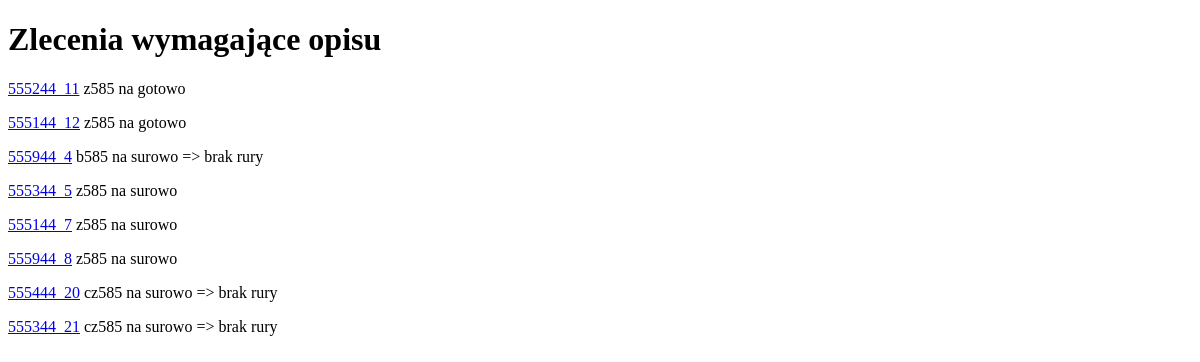
Before: /manage-orders-to-describe (signed in) with the older database file.
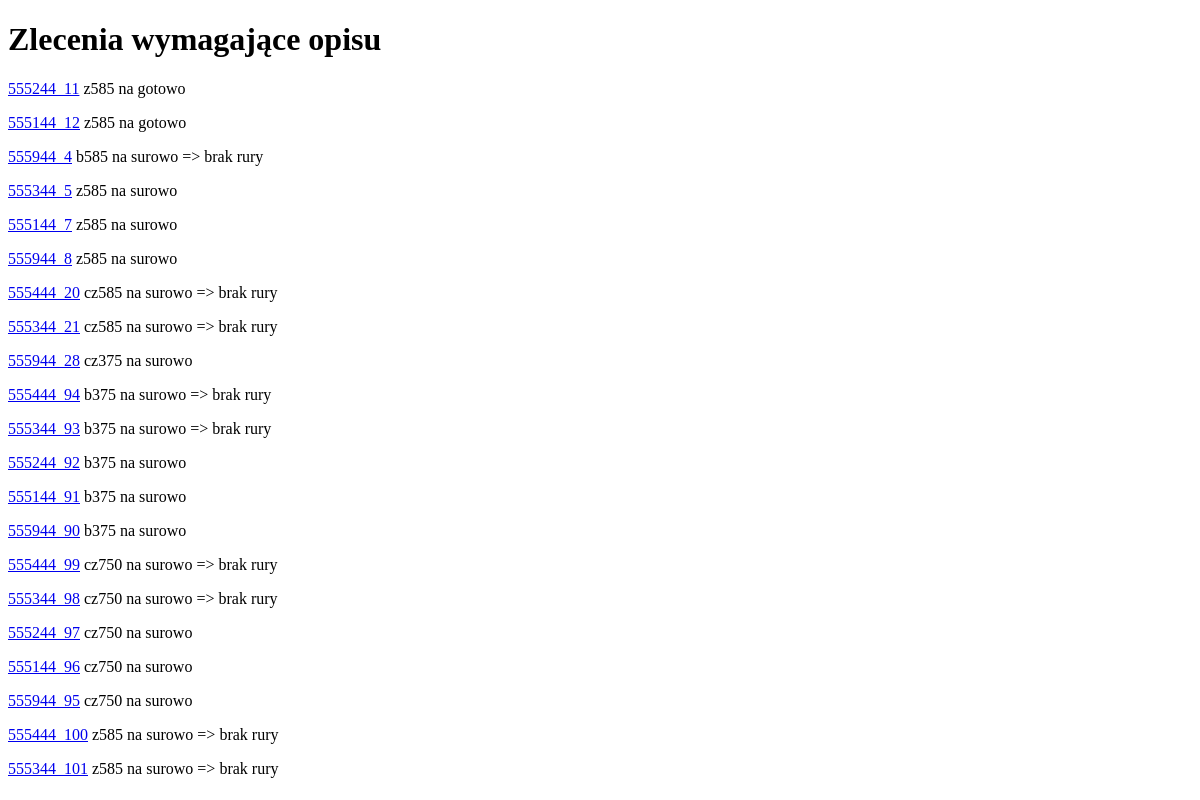
After: the same page with the newer database file.
### app.py (models this page shows, shortened)
class GoFutureTable(db.Model):
    id = db.Column(db.Integer, primary_key=True)
    place = db.Column(db.String(200), nullable=False, default='f')
    date = db.Column(db.String(200), nullable=False)
    type = db.Column(db.String(200), nullable=False)
    gold_color_type = db.Column(db.String(200), nullable=False)
    order_id = db.Column(db.String(200), nullable=False)
    pipe = db.Column(db.String(200), nullable=True)
    program = db.Column(db.String(200), nullable=True)
    r50 = db.Column(db.Float, nullable=False)
    r51 = db.Column(db.Float, nullable=False)
    r52 = db.Column(db.Float, nullable=False)
    r60 = db.Column(db.Float, nullable=False)
    r40 = db.Column(db.Float, nullable=False)
    r61 = db.Column(db.Float, nullable=False)
    r41 = db.Column(db.Float, nullable=False)
    r20 = db.Column(db.Float, nullable=False)
    p1 = db.Column(db.Float, nullable=False)
    p2 = db.Column(db.Float, nullable=False)
    p3 = db.Column(db.Float, nullable=False)
    p5 = db.Column(db.Float, nullable=False)
    code = db.Column(db.String(10000), nullable=False)
    date_created = db.Column(db.DateTime, default=datetime.utcnow)

### app.py (the view)
        def wrapper(*args, **kwargs):
            if role in session.get('role', 'brak'):
                print("username:", session.get("username", "logged out"))
                print("role:", session.get("role", "brak"))
                return original_function(*args, **kwargs)
            else:
                return redirect(url_for('login'))

### app.py (called while the page is built)
def access_required(role):
    def decorator_function(original_function):
        def wrapper(*args, **kwargs):
            if role in session.get('role', 'brak'):
                print("username:", session.get("username", "logged out"))
                print("role:", session.get("role", "brak"))
                return original_function(*args, **kwargs)
            else:
                return redirect(url_for('login'))
        wrapper.__name__ = original_function.__name__
        return wrapper
    return decorator_function

@app.route('/manage-orders-to-describe', methods=['POST', 'GET'])
@access_required("kierownik")
def manage_rings_to_describe():
    orders_to_describe = GoFutureTable.query.filter_by(place='k').order_by(GoFutureTable.type).all()
    return render_template('manage_rings_to_describe.html', orders_to_describe=orders_to_describe)

### templates/manage_rings_to_describe.html (shortened to what this page needs)
<!DOCTYPE html>
<html lang="en">
<head>
</head>
<body>
<h1> Zlecenia wymagające opisu </h1>
{% for order in orders_to_describe %}
    {% set program = order.program %}
    {% set pipe = order.pipe %}
    {% if program == "" %}
    <p><a href="http://10.0.0.2/move/zlecenie/{{ order.order_id }}/orders" target="_blank">{{ order.order_id }}</a> {{ order.gold_color_type }} {{ order.type }} => brak programu</p>
    {% elif pipe == "" %}
    <p><a href="http://10.0.0.2/move/zlecenie/{{ order.order_id }}/orders" target="_blank">{{ order.order_id }}</a> {{ order.gold_color_type }} {{ order.type }} => brak rury</p>
    {% else %}
    <p><a href="http://10.0.0.2/move/zlecenie/{{ order.order_id }}/orders" target="_blank">{{ order.order_id }}</a> {{ order.gold_color_type }} {{ order.type }}</p>
    {% endif %}
{% endfor %}
</body>
</html>

Changed rows visible on the page:
now on this page (row edited): GoFutureTable: order_id "555944_28", gold_color_type "cz375", type "na surowo"
added GoFutureTable: order_id "555444_94", gold_color_type "b375", type "na surowo"
added GoFutureTable: order_id "555344_93", gold_color_type "b375", type "na surowo"
added GoFutureTable: order_id "555244_92", gold_color_type "b375", type "na surowo"
added GoFutureTable: order_id "555144_91", gold_color_type "b375", type "na surowo"
added GoFutureTable: order_id "555944_90", gold_color_type "b375", type "na surowo"
added GoFutureTable: order_id "555444_99", gold_color_type "cz750", type "na surowo"
added GoFutureTable: order_id "555344_98", gold_color_type "cz750", type "na surowo"
added GoFutureTable: order_id "555244_97", gold_color_type "cz750", type "na surowo"
added GoFutureTable: order_id "555144_96", gold_color_type "cz750", type "na surowo"
added GoFutureTable: order_id "555944_95", gold_color_type "cz750", type "na surowo"
added GoFutureTable: order_id "555444_100", gold_color_type "z585", type "na surowo"
added GoFutureTable: order_id "555344_101", gold_color_type "z585", type "na surowo"
